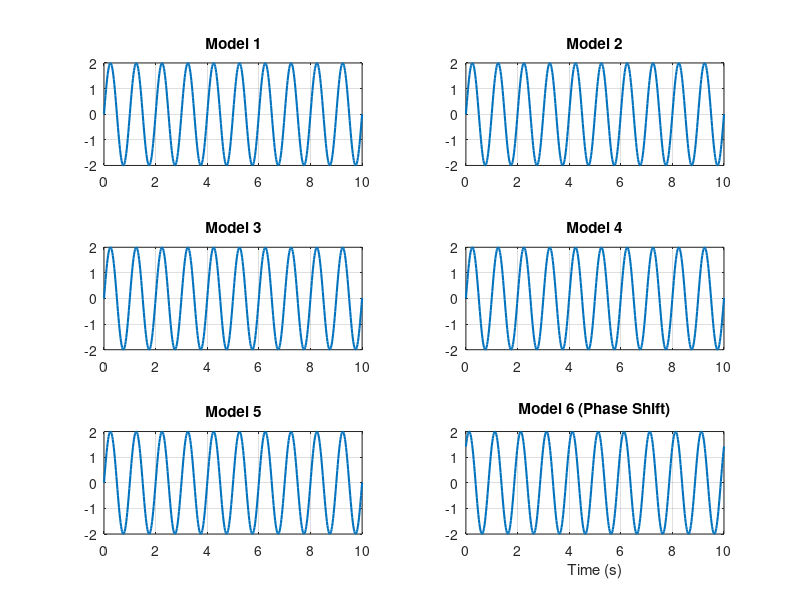

The MATLAB script that drew this image:
% Sine Wave Generation based on Six Models
clear; clc; close all;
pkg load control % Carrega o pacote de controle no Octave

% Common parameters
A_val = 2;          % Amplitude
f = 1;              % Frequency in Hz
omega_val = 2*pi*f; % Angular frequency
phi_val = pi/4;     % Phase (for Model 6)
tspan = [0 10];     % Time span for simulation (seconds)
t_eval = linspace(tspan(1), tspan(2), 500);

%% Model 1
% x = [phi; omega], phi_dot = omega, omega_dot = 0
% y = A * sin(phi)
f1 = @(t, x) [x(2); 0];
x0_1 = [0; omega_val];
[t1, x1] = ode45(f1, t_eval, x0_1);
y1 = A_val * sin(x1(:, 1));

%% Model 2
% x = [phi; omega; A], phi_dot = omega, omega_dot = 0, A_dot = 0
% y = A * sin(phi)
f2 = @(t, x) [x(2); 0; 0];
x0_2 = [0; omega_val; A_val];
[t2, x2] = ode45(f2, t_eval, x0_2);
y2 = x2(:, 3) .* sin(x2(:, 1));

%% Model 3
% x = [y; y_dot; omega], x_dot = [x2; -(x3^2)*x1; 0]
f3 = @(t, x) [x(2); -(x(3)^2)*x(1); 0];
x0_3 = [0; A_val * omega_val; omega_val]; % y(0)=0, y_dot(0)=A*omega
[t3, x3] = ode45(f3, t_eval, x0_3);
y3 = x3(:, 1);

%% Model 4
% x = [y; y_dot; mu], mu = omega^2, x_dot = [x2; -x3*x1; 0]
f4 = @(t, x) [x(2); -x(3)*x(1); 0];
x0_4 = [0; A_val * omega_val; omega_val^2];
[t4, x4] = ode45(f4, t_eval, x0_4);
y4 = x4(:, 1);

%% Model 5
% x_dot = Ax, A = [0 1; -omega^2 0], C = [1 0]
% Initial state x0 = [0; omega*A] for y = A*sin(omega*t)
A_mat = [0 1; -omega_val^2 0];
B_mat = [0; 0]; % GNU Octave exige a matriz declarada
C_mat = [1 0];  % Corrigido para [1 0] para não escalar a amplitude
D_mat = 0;      % GNU Octave exige a matriz declarada
x0_5 = [0; omega_val * A_val];
sys5 = ss(A_mat, B_mat, C_mat, D_mat);
[y5, t5] = initial(sys5, x0_5, t_eval);

%% Model 6
% Same A, B, C, D as Model 5, but different initial state
% x0 = [A*sin(phi); A*omega*cos(phi)]
x0_6 = [A_val * sin(phi_val); A_val * omega_val * cos(phi_val)];
sys6 = ss(A_mat, B_mat, C_mat, D_mat);
[y6, t6] = initial(sys6, x0_6, t_eval);

%% Plotting Results
figure('Name', 'Sine Wave Models Comparison');

subplot(3,2,1); plot(t1, y1, 'linewidth', 1.5); title('Model 1'); grid on;
subplot(3,2,2); plot(t2, y2, 'linewidth', 1.5); title('Model 2'); grid on;
subplot(3,2,3); plot(t3, y3, 'linewidth', 1.5); title('Model 3'); grid on;
subplot(3,2,4); plot(t4, y4, 'linewidth', 1.5); title('Model 4'); grid on;
subplot(3,2,5); plot(t5, y5, 'linewidth', 1.5); title('Model 5'); grid on;
subplot(3,2,6); plot(t6, y6, 'linewidth', 1.5); title('Model 6 (Phase Shift)'); grid on;
xlabel('Time (s)');
